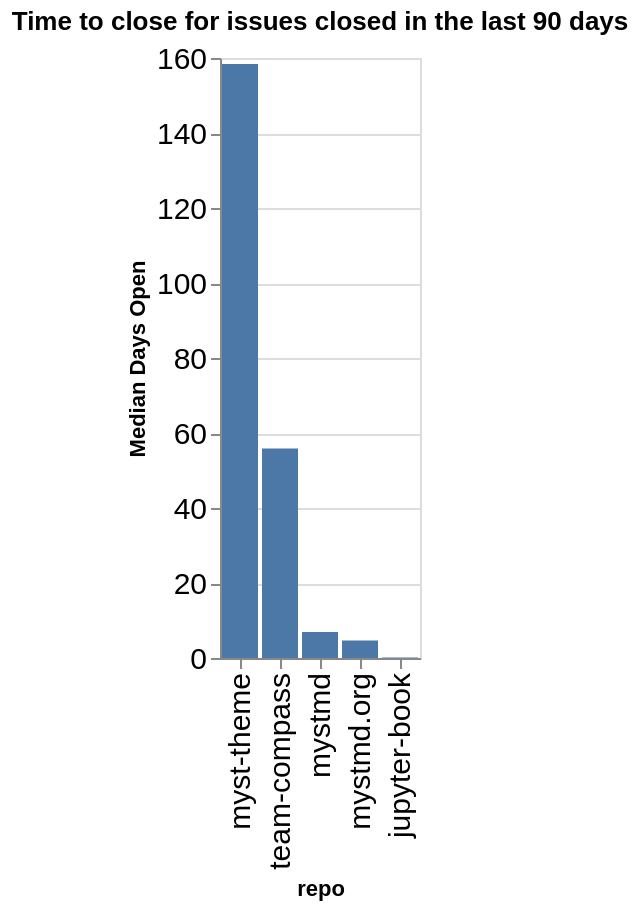

Write notebook code for a chart like this one.
### Code cell
time_open = closed.groupby(['org', 'repo']).agg({'time_open': 'median'}).reset_index()
time_open['time_open'] = time_open['time_open'] / (60 * 60 * 24)
time_open['org/repo'] = time_open.apply(lambda a: a['org'] + '/' + a['repo'], axis=1)
sorted_vals = time_open.sort_values(['org', 'time_open'], ascending=False)['repo'].values
alt.Chart(data=time_open, title=f"Time to close for issues closed in the last {n_days} days").mark_bar().encode(
    x=alt.X('repo', sort=alt.Sort(sorted_vals.tolist())),
    y=alt.Y('time_open', title="Median Days Open"),
)

### Figure 1 — Vega-Lite specification as saved in the notebook (floating-point values rounded to 4 significant figures)
{"config": {"axisLeft": {"labelFontSize": 15}, "axisBottom": {"labelFontSize": 15}}, "data": {"name": "data-ce7f18f9c9a2ae39a5df58887068b4e2"}, "mark": {"type": "bar"}, "encoding": {"x": {"field": "repo", "sort": ["myst-theme", "team-compass", "mystmd", "mystmd.org", "jupyter-book"], "type": "nominal"}, "y": {"field": "time_open", "title": "Median Days Open", "type": "quantitative"}}, "title": "Time to close for issues closed in the last 90 days", "$schema": "https://vega.github.io/schema/vega-lite/v5.20.1.json", "datasets": {"data-ce7f18f9c9a2ae39a5df58887068b4e2": [{"org": "jupyter-book", "repo": "jupyter-book", "time_open": 0.1602, "org/repo": "jupyter-book/jupyter-book"}, {"org": "jupyter-book", "repo": "myst-theme", "time_open": 158.4, "org/repo": "jupyter-book/myst-theme"}, {"org": "jupyter-book", "repo": "mystmd", "time_open": 6.914, "org/repo": "jupyter-book/mystmd"}, {"org": "jupyter-book", "repo": "mystmd.org", "time_open": 4.676, "org/repo": "jupyter-book/mystmd.org"}, {"org": "jupyter-book", "repo": "team-compass", "time_open": 55.9, "org/repo": "jupyter-book/team-compass"}]}}
